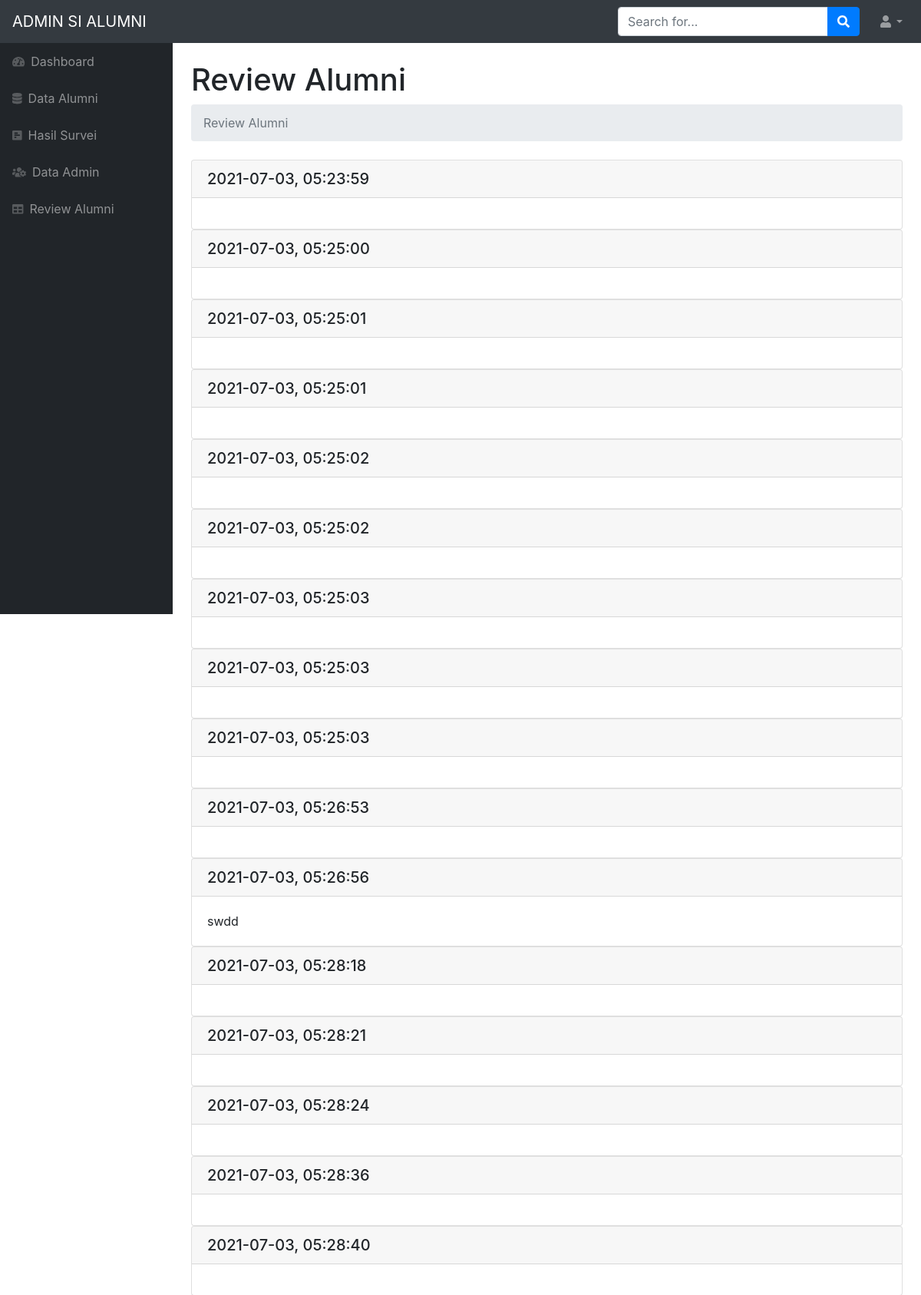
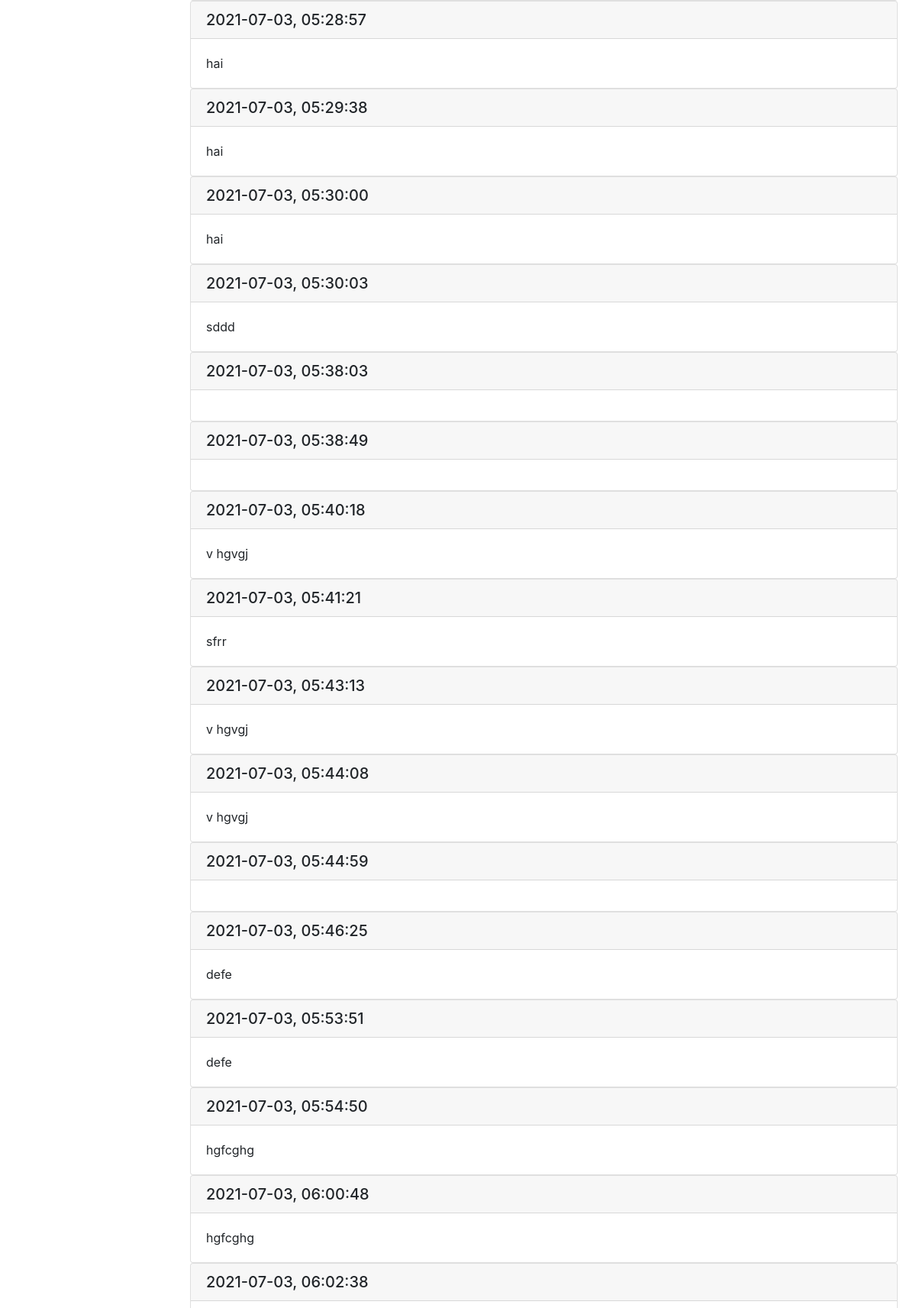
/review_page.php (upper part), run on the app's committed database (2 pictures, top to bottom).
### tables this page shows
CREATE TABLE `review` (
  `komentar` text NOT NULL,
  `tanggal` date NOT NULL,
  `time` time NOT NULL
);

### review_page.php (the view, shortened to what this page needs)
<!DOCTYPE html>
<html lang="en">
    <head>
        <link href="css/review.css" rel="stylesheet" />
        <link href="https://cdn.datatables.net/1.10.20/css/dataTables.bootstrap4.min.css" rel="stylesheet" />
    </head>
    <body class="sb-nav-fixed">
        <nav class="sb-topnav navbar navbar-expand navbar-dark bg-dark">
            <a class="navbar-brand" href="index.html">ADMIN SI ALUMNI</a>
            <form class="d-none d-md-inline-block form-inline ml-auto mr-0 mr-md-3 my-2 my-md-0">
                <div class="input-group">
                    <input class="form-control" type="text" placeholder="Search for..." aria-label="Search" aria-describedby="basic-addon2" />
                    <div class="input-group-append">
                        <button class="btn btn-primary" type="button"><i class="fas fa-search"></i></button>
                    </div>
                </div>
            </form>
            <ul class="navbar-nav ml-auto ml-md-0">
                <li class="nav-item dropdown">
                    <a class="nav-link dropdown-toggle" id="userDropdown" href="#" role="button" data-toggle="dropdown" aria-haspopup="true" aria-expanded="false"><i class="fas fa-user fa-fw"></i></a>
                </li>
            </ul>
        </nav>
        <div id="layoutSidenav">
            <div id="layoutSidenav_nav">
                <nav class="sb-sidenav accordion sb-sidenav-dark" id="sidenavAccordion">
                    <div class="sb-sidenav-menu">
                        <div class="nav">
                        <a class="nav-link" href="dashboard_admin.php">
                                <div class="sb-nav-link-icon"><i class="fas fa-tachometer-alt"></i></div>
                                Dashboard
                            </a>
                            <a class="nav-link" href="alumni_page.php">
                                <div class="sb-nav-link-icon"><i class="fas fa-database"></i></div>
                               Data Alumni
                            </a>
                            <a class="nav-link" href="hasilSurvei_page.php">
                                <div class="sb-nav-link-icon"><i class="fas fa-poll-h"></i></div>
                                Hasil Survei
                            </a>
                            <a class="nav-link" href="admin_page.php">
                                <div class="sb-nav-link-icon"><i class="fas fa-users-cog"></i></div>
                                Data Admin
                            </a>
                            <a class="nav-link" href="review_page.php">
                                <div class="sb-nav-link-icon"><i class="fas fa-table"></i></div>
                                Review Alumni
                            </a>
                        </div>
                    </div>
                </nav>
            </div>
            <div id="layoutSidenav_content">
                <main>
                    <div class="container-fluid">
                        <h1 class="mt-4">Review Alumni</h1>
                        <ol class="breadcrumb mb-4">
                            <li class="breadcrumb-item active">Review Alumni</li>
                        </ol>
                    </div>
                    <?php
                            include "koneksi.php";
                            $query = mysqli_query($conn," SELECT * FROM review ORDER BY tanggal DESC");
                            ?>
                            <?php if(mysqli_num_rows($query)>0){ ?>
                                    <?php
                                        while($data = mysqli_fetch_array($query)){
                                    ?>
                    <div class="container">
                    <div class="card">
                        <h5 class="card-header"><?php echo $data["tanggal"] .", " .$data["time"]; ?></h5>
                        <div class="card-body">
                            <p class="card-text"><?php echo $data["komentar"] ?></p>
                        </div>
</div>
                    </div>
                    <?php }} ?>
                </main>
            </div>
        </div>
    </body>
</html>

### data on the page
review: tanggal "2021-07-03", time "05:23:59"
review: tanggal "2021-07-03", time "05:25:00"
review: tanggal "2021-07-03", time "05:25:01"
review: tanggal "2021-07-03", time "05:25:01"
review: tanggal "2021-07-03", time "05:25:02"
review: tanggal "2021-07-03", time "05:25:02"
review: tanggal "2021-07-03", time "05:25:03"
review: tanggal "2021-07-03", time "05:25:03"
review: tanggal "2021-07-03", time "05:25:03"
review: tanggal "2021-07-03", time "05:26:53"
review: tanggal "2021-07-03", time "05:26:56", komentar "swdd"
review: tanggal "2021-07-03", time "05:28:18"
review: tanggal "2021-07-03", time "05:28:21"
review: tanggal "2021-07-03", time "05:28:24"
review: tanggal "2021-07-03", time "05:28:36"
review: tanggal "2021-07-03", time "05:28:40"
review: tanggal "2021-07-03", time "05:28:57", komentar "hai"
review: tanggal "2021-07-03", time "05:29:38", komentar "hai"
review: tanggal "2021-07-03", time "05:30:00", komentar "hai"
review: tanggal "2021-07-03", time "05:30:03", komentar "sddd"
review: tanggal "2021-07-03", time "05:38:03"
review: tanggal "2021-07-03", time "05:38:49"
review: tanggal "2021-07-03", time "05:40:18", komentar "v hgvgj"
review: tanggal "2021-07-03", time "05:41:21", komentar "sfrr"
review: tanggal "2021-07-03", time "05:43:13", komentar "v hgvgj"
review: tanggal "2021-07-03", time "05:44:08", komentar "v hgvgj"
review: tanggal "2021-07-03", time "05:44:59"
review: tanggal "2021-07-03", time "05:46:25", komentar "defe"
review: tanggal "2021-07-03", time "05:53:51", komentar "defe"
review: tanggal "2021-07-03", time "05:54:50", komentar "hgfcghg"
review: tanggal "2021-07-03", time "06:00:48", komentar "hgfcghg"
review: tanggal "2021-07-03", time "06:02:38"
